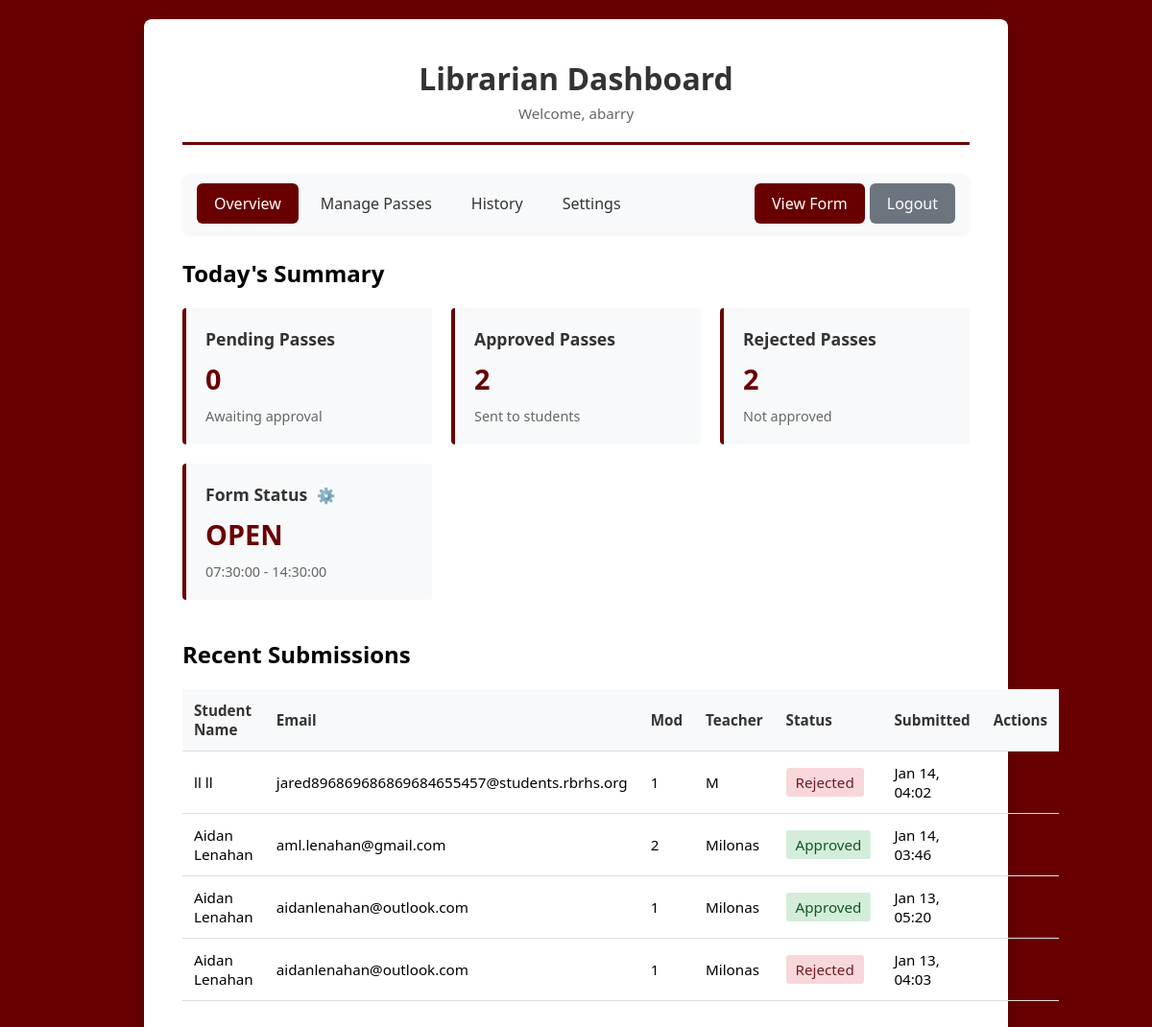
Screenshot of /dashboard.php (signed in) with the database file from the repository.
### tables this page shows
CREATE TABLE `settings` (
  `id` int NOT NULL,
  `form_auto_open` tinyint(1) DEFAULT '0',
  `form_open_time` time DEFAULT NULL,
  `form_close_time` time DEFAULT NULL,
  `auto_approval` tinyint(1) DEFAULT '0',
  `created_at` timestamp NULL DEFAULT CURRENT_TIMESTAMP,
  `updated_at` timestamp NULL DEFAULT CURRENT_TIMESTAMP ON UPDATE CURRENT_TIMESTAMP,
  `form_status_override` tinyint(1) DEFAULT '0',
  `form_status_manual` enum('open','closed') DEFAULT 'open',
  `recent_entries_limit` int DEFAULT '10',
  `disable_weekends` tinyint(1) DEFAULT '0'
);

CREATE TABLE `passes_current` (
  `id` int NOT NULL,
  `first_name` varchar(50) NOT NULL,
  `last_name` varchar(50) NOT NULL,
  `email` varchar(100) NOT NULL,
  `teacher_name` varchar(100) NOT NULL,
  `mod` int NOT NULL,
  `activities` text NOT NULL,
  `agreement_checked` tinyint(1) DEFAULT '0',
  `status` enum('pending','approved','rejected') DEFAULT 'pending',
  `pass_code` varchar(20) DEFAULT NULL,
  `sent_at` timestamp NULL DEFAULT NULL,
  `created_at` timestamp NULL DEFAULT CURRENT_TIMESTAMP,
  `updated_at` timestamp NULL DEFAULT CURRENT_TIMESTAMP ON UPDATE CURRENT_TIMESTAMP
);

### includes/functions.php (called while the page is built, shortened)
<?php
function isFormOpen($pdo) {
    $devStmt = $pdo->query("SELECT bypass_time_restrictions FROM dev_settings LIMIT 1");
    $devSettings = $devStmt->fetch();
    $stmt = $pdo->query("SELECT form_auto_open, form_open_time, form_close_time, form_status_override, form_status_manual, disable_weekends FROM settings LIMIT 1");
    $settings = $stmt->fetch();
    if ($settings['disable_weekends']) {
        $dayOfWeek = date('N');
    }
    $currentTime = date('H:i:s');
    $openTime = $settings['form_open_time'];
    $closeTime = $settings['form_close_time'];
    $current = strtotime($currentTime);
    $open = strtotime($openTime);
    $close = strtotime($closeTime);
    return $current >= $open && $current <= $close;
}
function getSettings($pdo) {
    $stmt = $pdo->query("SELECT * FROM settings LIMIT 1");
    return $stmt->fetch();
}
?>

### dashboard.php (the view, shortened to what this page needs)
<?php
require_once 'includes/config.php';
require_once 'includes/functions.php';
$librarian = $_SESSION['librarian_username'];
$action = $_GET['action'] ?? 'overview';
$settings = getSettings($pdo);
if (!$settings['auto_approval']) {
    try {
        $pdo->exec("
            UPDATE passes_current
            SET status = 'rejected'
            WHERE status = 'pending'
            AND DATE(created_at) < CURDATE()
        ");
    } catch (Exception $e) {
        error_log("Error auto-rejecting old pending passes: " . $e->getMessage());
    }
}
$currentPassesStmt = $pdo->query("
    SELECT * FROM passes_current
    ORDER BY created_at DESC
    LIMIT 100
");
$currentPasses = $currentPassesStmt->fetchAll();
$countStmt = $pdo->query("
    SELECT
        status,
        COUNT(*) as count
    FROM passes_current
    GROUP BY status
");
$statusCounts = [];
while ($row = $countStmt->fetch()) {
    $statusCounts[$row['status']] = $row['count'];
}
?>
<!DOCTYPE html>
<html lang="en">
<head>
    <link rel="stylesheet" href="css/style.css">
</head>
<body>
    <div class="container">
        <div class="header">
            <h1>Librarian Dashboard</h1>
            <p>Welcome, <?php echo htmlspecialchars($librarian); ?></p>
        </div>
        <nav style="background: #f8f9fa; border-radius: 8px; padding: 10px 15px; margin-bottom: 25px; display: flex; align-items: center; gap: 5px; box-shadow: 0 2px 4px rgba(0,0,0,0.05);">
            <a href="?action=overview" style="padding: 10px 18px; text-decoration: none; color: #333; border-radius: 6px; transition: all 0.2s; <?php echo ($action === 'overview' || empty($action)) ? 'background: #690000; color: white; font-weight: 500;' : 'background: transparent;'; ?>" onmouseover="if(this.style.background !== 'rgb(105, 0, 0)') this.style.background='#e9ecef'" onmouseout="if(this.style.background !== 'rgb(105, 0, 0)') this.style.background='transparent'">Overview</a>
            <a href="?action=passes" style="padding: 10px 18px; text-decoration: none; color: #333; border-radius: 6px; transition: all 0.2s; <?php echo $action === 'passes' ? 'background: #690000; color: white; font-weight: 500;' : 'background: transparent;'; ?>" onmouseover="if(this.style.background !== 'rgb(105, 0, 0)') this.style.background='#e9ecef'" onmouseout="if(this.style.background !== 'rgb(105, 0, 0)') this.style.background='transparent'">Manage Passes</a>
            <a href="?action=history" style="padding: 10px 18px; text-decoration: none; color: #333; border-radius: 6px; transition: all 0.2s; <?php echo $action === 'history' ? 'background: #690000; color: white; font-weight: 500;' : 'background: transparent;'; ?>" onmouseover="if(this.style.background !== 'rgb(105, 0, 0)') this.style.background='#e9ecef'" onmouseout="if(this.style.background !== 'rgb(105, 0, 0)') this.style.background='transparent'">History</a>
            <a href="?action=settings" style="padding: 10px 18px; text-decoration: none; color: #333; border-radius: 6px; transition: all 0.2s; <?php echo $action === 'settings' ? 'background: #690000; color: white; font-weight: 500;' : 'background: transparent;'; ?>" onmouseover="if(this.style.background !== 'rgb(105, 0, 0)') this.style.background='#e9ecef'" onmouseout="if(this.style.background !== 'rgb(105, 0, 0)') this.style.background='transparent'">Settings</a>
            <a href="form.php" style="padding: 10px 18px; text-decoration: none; background: #690000; color: white; border-radius: 6px; transition: all 0.2s;" target="_blank" onmouseover="this.style.background='#5e0000ff'" onmouseout="this.style.background='#690000'">View Form</a>
            <a href="logout.php" style="padding: 10px 18px; text-decoration: none; background: #6c757d; color: white; border-radius: 6px; transition: all 0.2s;" onmouseover="this.style.background='#5a6268'" onmouseout="this.style.background='#6c757d'">Logout</a>
        </nav>
        <?php if ($action === 'overview' || empty($action)): ?>
            <h2 style="margin-bottom: 20px;">Today's Summary</h2>
            <div class="dashboard-grid">
                <div class="card">
                    <h3>Pending Passes</h3>
                    <div class="card-value"><?php echo $statusCounts['pending'] ?? 0; ?></div>
                    <p>Awaiting approval</p>
                </div>
                <div class="card">
                    <h3>Approved Passes</h3>
                    <div class="card-value"><?php echo $statusCounts['approved'] ?? 0; ?></div>
                    <p>Sent to students</p>
                </div>
                <div class="card">
                    <h3>Rejected Passes</h3>
                    <div class="card-value"><?php echo $statusCounts['rejected'] ?? 0; ?></div>
                    <p>Not approved</p>
                </div>
                <div class="card" style="position: relative;">
                    <h3>Form Status
                        <button onclick="document.getElementById('statusOverrideModal').style.display='block'"
                                style="border: none; background: none; cursor: pointer; font-size: 0.9em; color: #666; padding: 0 5px;"
                                title="Override Settings">⚙️</button>
                    </h3>
                    <div class="card-value"><?php echo isFormOpen($pdo) ? 'OPEN' : 'CLOSED'; ?></div>
                    <p>
                        <?php if ($settings['form_status_override']): ?>
                            <span style="color: #856404; font-weight: bold;">⚠️ Manual Override</span>
                        <?php else: ?>
                            <?php echo $settings['form_open_time'] . ' - ' . $settings['form_close_time']; ?>
                        <?php endif; ?>
                    </p>
                </div>
            </div>
            <h2 style="margin-top: 40px; margin-bottom: 20px;">Recent Submissions</h2>
            <table>
                <thead>
                    <tr>
                        <th>Student Name</th>
                        <th>Email</th>
                        <th>Mod</th>
                        <th>Teacher</th>
                        <th>Status</th>
                        <th>Submitted</th>
                        <th>Actions</th>
                    </tr>
                </thead>
                <tbody>
                    <?php
                    $recentLimit = $settings['recent_entries_limit'] ?? 10;
                    foreach (array_slice($currentPasses, 0, $recentLimit) as $pass):
                    ?>
                        <tr>
                            <td><?php echo htmlspecialchars($pass['first_name'] . ' ' . $pass['last_name']); ?></td>
                            <td><?php echo htmlspecialchars($pass['email']); ?></td>
                            <td><?php echo $pass['mod']; ?></td>
                            <td><?php echo htmlspecialchars($pass['teacher_name']); ?></td>
                            <td>
                                <span style="padding: 5px 10px; border-radius: 3px;
                                    <?php
                                    if ($pass['status'] === 'approved') echo 'background: #d4edda; color: #155724;';
                                    elseif ($pass['status'] === 'pending') echo 'background: #fff3cd; color: #856404;';
                                    else echo 'background: #f8d7da; color: #721c24;';
                                    ?>
                                ">
                                    <?php echo ucfirst($pass['status']); ?>
                                </span>
                            </td>
                            <td><?php echo date('M d, H:i', strtotime($pass['created_at'])); ?></td>
                            <td>
                            </td>
                        </tr>
                    <?php endforeach; ?>
                </tbody>
            </table>
        <?php endif; ?>
    </div>
</body>
</html>

### css/style.css (style rules this page uses)
* { margin: 0; padding: 0; box-sizing: border-box; }
body { font-family: 'Segoe UI', Tahoma, Geneva, Verdana, sans-serif; background: #690000; min-height: 100vh; padding: 20px; }
.container { max-width: 900px; margin: 0 auto; background: white; border-radius: 8px; box-shadow: 0 10px 30px rgba(0, 0, 0, 0.2); padding: 40px; }
.header { text-align: center; margin-bottom: 30px; border-bottom: 3px solid #690000; padding-bottom: 20px; }
.header h1 { color: #333; font-size: 2em; margin-bottom: 5px; }
.header p { color: #666; font-size: 0.95em; }
table { width: 100%; border-collapse: collapse; margin-top: 20px; font-size: 0.95em; }
th, td { padding: 12px; text-align: left; border-bottom: 1px solid #ddd; }
th { background: #f8f9fa; font-weight: 600; color: #333; }
.dashboard-grid { display: grid; grid-template-columns: repeat(auto-fit, minmax(250px, 1fr)); gap: 20px; margin-bottom: 40px; }
.card { background: #f8f9fa; border-left: 4px solid #690000; padding: 20px; border-radius: 4px; }
.card h3 { color: #333; margin-bottom: 10px; font-size: 1.1em; }
.card p { color: #666; font-size: 0.9em; }
.card-value { font-size: 1.8em; font-weight: bold; color: #690000; margin: 10px 0; }

### rows the page displays
settings: form_open_time "07:30:00", form_close_time "14:30:00"
passes_current: first_name+last_name "ll ll", email "jared896869686869684655457@students.rbrhs.org", mod "1", teacher_name "M", status "Rejected", created_at "Jan 14, 04:02"
passes_current: first_name+last_name "Aidan Lenahan", email "aml.lenahan@gmail.com", mod "2", teacher_name "Milonas", status "Approved", created_at "Jan 14, 03:46"
passes_current: first_name+last_name "Aidan Lenahan", email "aidanlenahan@outlook.com", mod "1", teacher_name "Milonas", status "Approved", created_at "Jan 13, 05:20"
passes_current: first_name+last_name "Aidan Lenahan", email "aidanlenahan@outlook.com", mod "1", teacher_name "Milonas", status "Rejected", created_at "Jan 13, 04:03"

### other values shown
$librarian "abarry"
$statusCounts['pending'] "0"
$statusCounts['approved'] "2"
$statusCounts['rejected'] "2"
